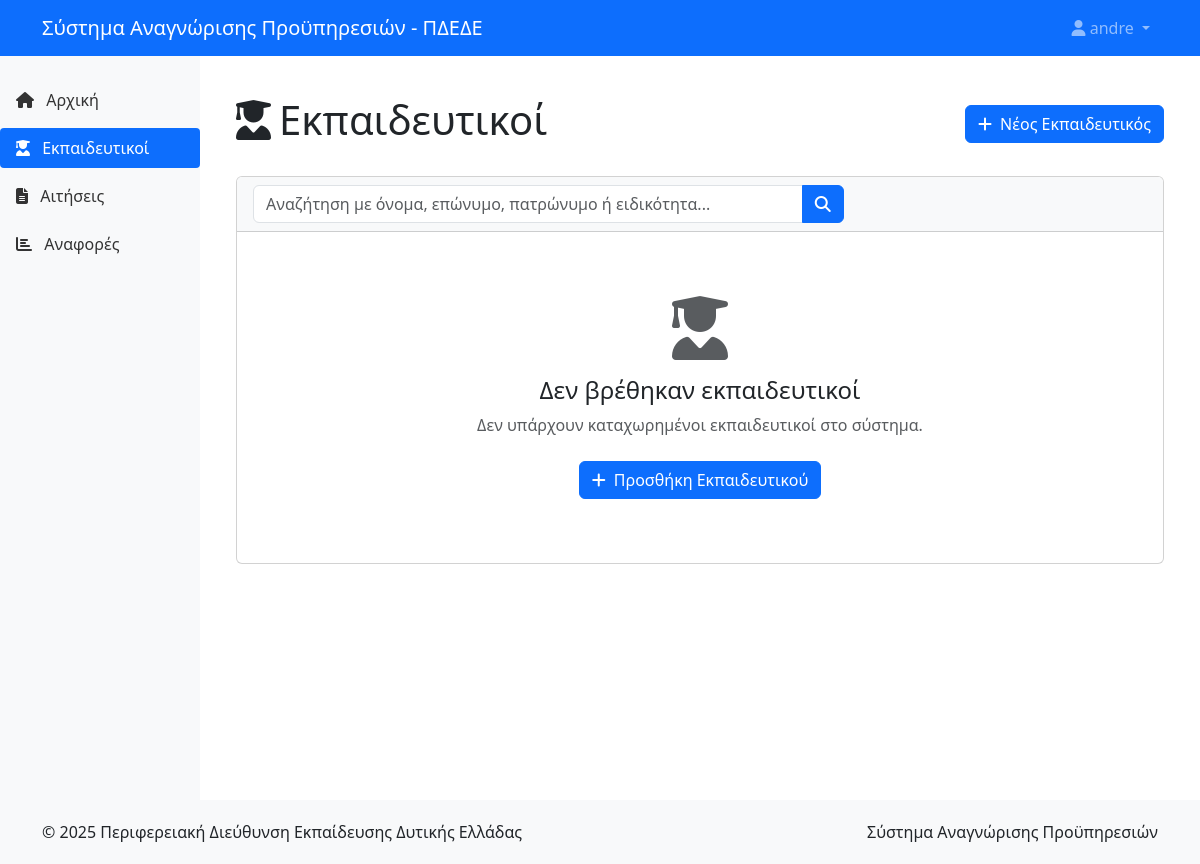
Before: /teachers/ (signed in) with the older database file.
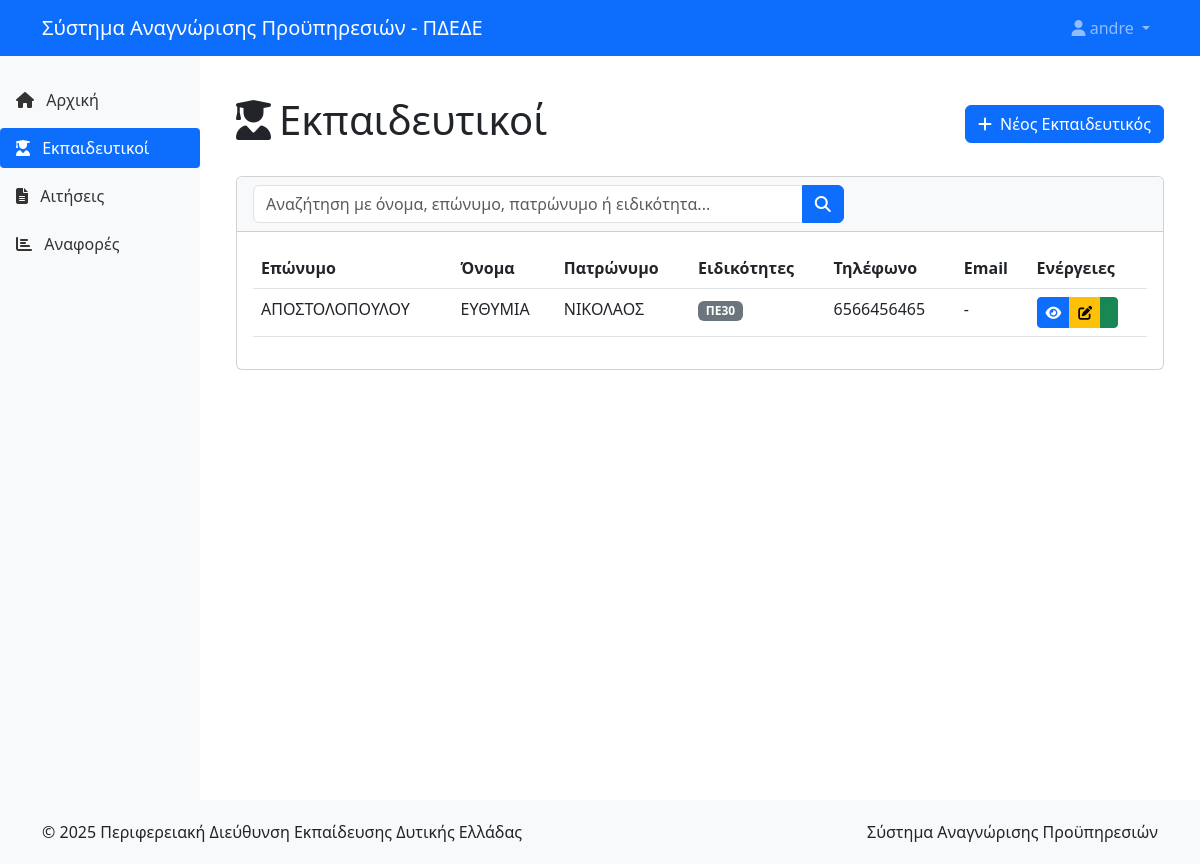
After: the same page with the newer database file.
### proipiresia/models.py (models this page shows, shortened)
class Teacher(models.Model):
    first_name = models.CharField(max_length=100, verbose_name="Όνομα")
    last_name = models.CharField(max_length=100, verbose_name="Επώνυμο")
    father_name = models.CharField(max_length=100, verbose_name="Πατρώνυμο")
    specialties = models.ManyToManyField(Specialty, through='TeacherSpecialty', verbose_name="Ειδικότητες")
    phone = models.CharField(max_length=20, blank=True, null=True, verbose_name="Τηλέφωνο")
    email = models.EmailField(blank=True, null=True, verbose_name="Email")
    class Meta:
        verbose_name = "Εκπαιδευτικός"
        verbose_name_plural = "Εκπαιδευτικοί"
        ordering = ['last_name', 'first_name']
        constraints = [
            models.UniqueConstraint(
                fields=['first_name', 'last_name', 'father_name'],
                name='unique_teacher'
            )
        ]

class TeacherSpecialty(models.Model):
    teacher = models.ForeignKey(Teacher, on_delete=models.CASCADE, verbose_name="Εκπαιδευτικός")
    specialty = models.ForeignKey(Specialty, on_delete=models.CASCADE, verbose_name="Ειδικότητα")
    is_primary = models.BooleanField(default=False, verbose_name="Κύρια Ειδικότητα")
    class Meta:
        verbose_name = "Ειδικότητα Εκπαιδευτικού"
        verbose_name_plural = "Ειδικότητες Εκπαιδευτικών"
        unique_together = ['teacher', 'specialty']

class Specialty(models.Model):
    code = models.CharField(max_length=10, unique=True, verbose_name="Κωδικός Ειδικότητας")
    description = models.CharField(max_length=255, verbose_name="Περιγραφή Ειδικότητας")
    class Meta:
        verbose_name = "Ειδικότητα"
        verbose_name_plural = "Ειδικότητες"
        ordering = ['code']

### proipiresia/views.py (the view, shortened to what this page needs)
# urls.py: path('teachers/', views.TeacherListView.as_view(), name='teacher-list'),
class TeacherListView(LoginRequiredMixin, ListView):
    model = Teacher
    template_name = 'proipiresia/teacher_list.html'
    context_object_name = 'teachers'
    paginate_by = 20
    def get_queryset(self):
        queryset = super().get_queryset()
        search_term = self.request.GET.get('search', '')
        return queryset
    def get_context_data(self, **kwargs):
        context = super().get_context_data(**kwargs)
        context['search_term'] = self.request.GET.get('search', '')
        return context

### proipiresia/templates/proipiresia/teacher_list.html (shortened to what the changed rows need)
{% extends 'proipiresia/base.html' %}
{% block content %}
<div class="container py-4">
    <div class="d-flex justify-content-between align-items-center mb-4">
        <h1><i class="fas fa-user-graduate me-2"></i>Εκπαιδευτικοί</h1>
    </div>
    <div class="card mb-4">
        <div class="card-body">
            {% if teachers %}
            <div class="table-responsive">
                <table class="table table-hover">
                    <thead>
                        <tr>
                            <th>Επώνυμο</th>
                            <th>Όνομα</th>
                            <th>Πατρώνυμο</th>
                            <th>Ειδικότητες</th>
                            <th>Τηλέφωνο</th>
                            <th>Email</th>
                            <th>Ενέργειες</th>
                        </tr>
                    </thead>
                    <tbody>
                        {% for teacher in teachers %}
                        <tr>
                            <td>{{ teacher.last_name }}</td>
                            <td>{{ teacher.first_name }}</td>
                            <td>{{ teacher.father_name }}</td>
                            <td>
                                {% for ts in teacher.teacherspecialty_set.all %}
                                <span class="badge {% if ts.is_primary %}bg-primary{% else %}bg-secondary{% endif %}">
                                    {{ ts.specialty.code }}
                                </span>
                                {% empty %}
                                <span class="text-muted">-</span>
                                {% endfor %}
                            </td>
                            <td>{{ teacher.phone|default:"-" }}</td>
                            <td>{{ teacher.email|default:"-" }}</td>
                            <td>
                                <div class="btn-group" role="group">
                                    <a href="{% url 'teacher-detail' teacher.id %}" class="btn btn-sm btn-primary" data-bs-toggle="tooltip" title="Προβολή">
                                        <i class="fas fa-eye"></i>
                                    </a>
                                    <a href="{% url 'teacher-update' teacher.id %}" class="btn btn-sm btn-warning" data-bs-toggle="tooltip" title="Επεξεργασία">
                                        <i class="fas fa-edit"></i>
                                    </a>
                                    <a href="{% url 'application-create' %}?teacher={{ teacher.id }}" class="btn btn-sm btn-success" data-bs-toggle="tooltip" title="Νέα Αίτηση">
                                    </a>
                                </div>
                            </td>
                        </tr>
                        {% endfor %}
                    </tbody>
                </table>
            </div>
            {% else %}
            <div class="text-center py-5">
                <i class="fas fa-user-graduate fa-4x mb-3 text-muted"></i>
                <h4>Δεν βρέθηκαν εκπαιδευτικοί</h4>
                {% if search_term %}
                <p class="text-muted">Δεν βρέθηκαν αποτελέσματα για την αναζήτηση "{{ search_term }}".</p>
                <a href="{% url 'teacher-list' %}" class="btn btn-outline-primary mt-2">
                    <i class="fas fa-times me-2"></i>Καθαρισμός Αναζήτησης
                </a>
                {% else %}
                <p class="text-muted">Δεν υπάρχουν καταχωρημένοι εκπαιδευτικοί στο σύστημα.</p>
                <a href="{% url 'teacher-create' %}" class="btn btn-primary mt-2">
                    <i class="fas fa-plus me-2"></i>Προσθήκη Εκπαιδευτικού
                </a>
                {% endif %}
            </div>
            {% endif %}
        </div>
    </div>
</div>
{% endblock %}

Changed rows visible on the page:
added Teacher: last_name "ΑΠΟΣΤΟΛΟΠΟΥΛΟΥ", first_name "ΕΥΘΥΜΙΑ", father_name "ΝΙΚΟΛΑΟΣ", phone "6566456465", email "-"
added TeacherSpecialty: specialty.code "ΠΕ30"
Other visible differences:
text no longer shown: "Δεν βρέθηκαν εκπαιδευτικοί Δεν υπάρχουν καταχωρημένοι εκπαιδευτικοί στο σύστημα. Προσθήκη Εκπαιδευτικού"
text now shown: "Επώνυμο Όνομα Πατρώνυμο Ειδικότητες Τηλέφωνο Email Ενέργειες"
